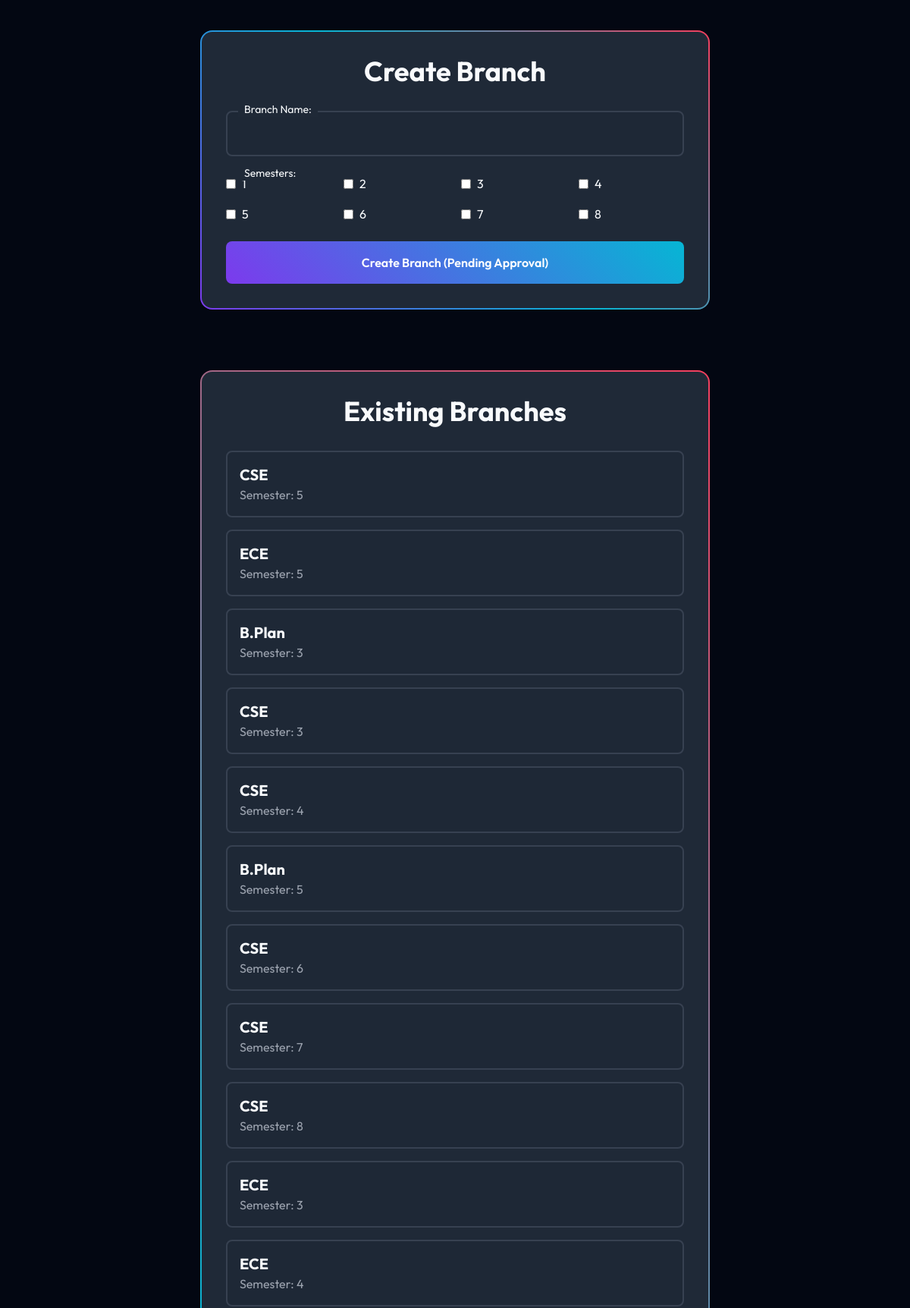
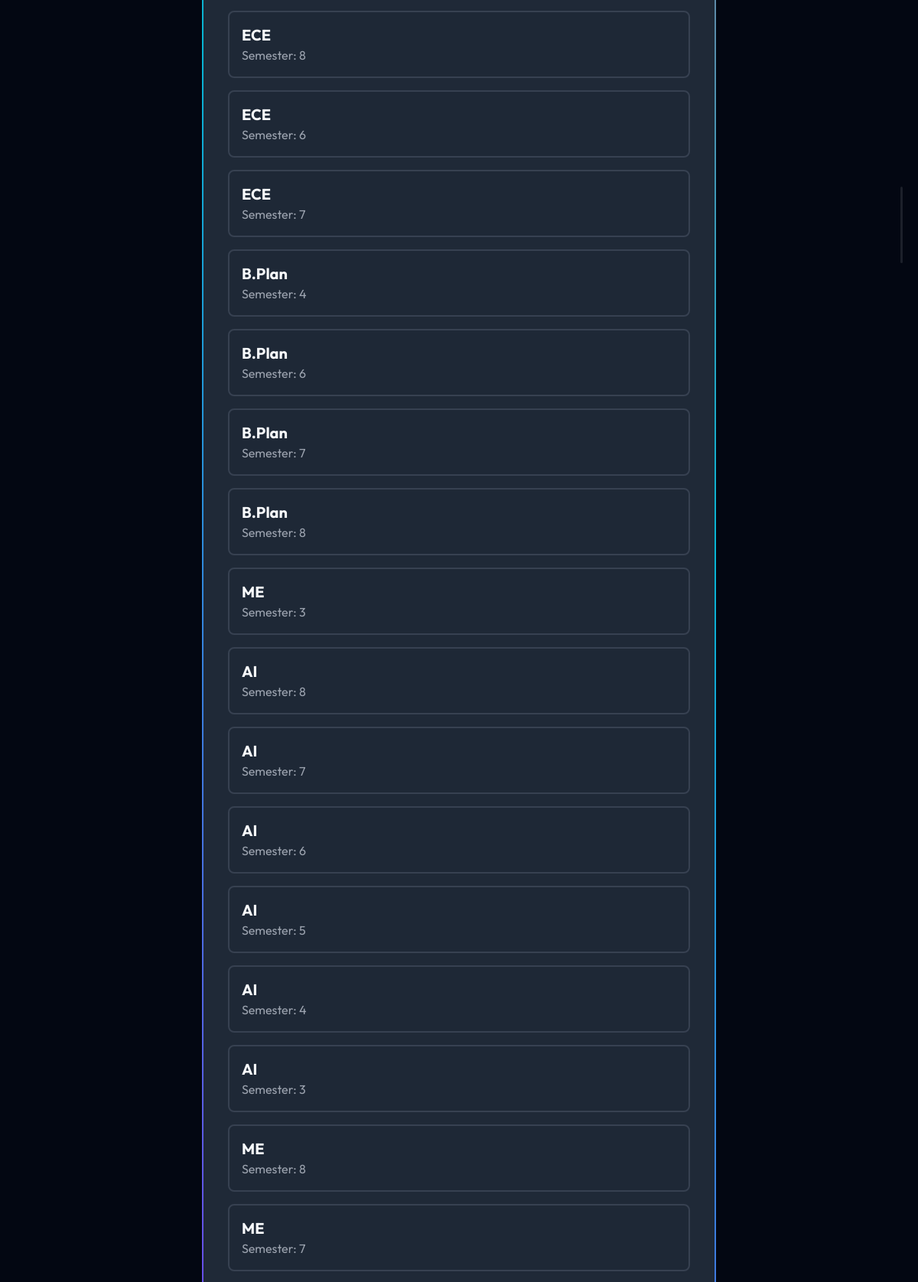
The app's page /admins/create-branch/ (upper part) with its own data (2 pictures, top to bottom).
### mainapp/models.py (models this page shows)
class Semester(models.Model):
    name = models.IntegerField()  # e.g., "1st Semester"

class Branch(models.Model):
    name = models.CharField(max_length=50)  # e.g., "CSE"
    semester = models.ForeignKey(Semester, on_delete=models.CASCADE)

### mainapp/views.py (the view, shortened to what this page needs)
# urls.py: path('admins/create-branch/', views.create_branch, name='create_branch'),
def create_branch(request):
    semesters = Semester.objects.all()
    branches = Branch.objects.all()
    subjects = Subject.objects.all()
    return render(request, 'create_branch.html', {'semesters': semesters, 'branches': branches, 'subjects': subjects})

### mainapp/templates/create_branch.html (shortened to what this page needs)
<!DOCTYPE html>
<html lang="en">
<head>
    <link rel="stylesheet" href="https://cdnjs.cloudflare.com/ajax/libs/font-awesome/6.4.0/css/all.min.css">
    <script src="https://cdn.tailwindcss.com"></script>
    {% load static %}
    <link rel="stylesheet" type="text/css" href="{% static 'mainapp/style.css' %}">
</head>
<body>
    <div id="particles-js"></div>
    <div class="scroll-indicator">
    </div>
    <section id="create-branch" class="py-10">
        <div class="container mx-auto px-4">
            <div class="cyber-border max-w-2xl mx-auto p-8">
                <h2 class="text-4xl font-bold mb-8 text-center">Create Branch</h2>
                <form method="post" class="space-y-6">
                    <div class="relative">
                        <label for="name" class="absolute left-4 -top-3 bg-gray-800 px-2 text-sm">Branch Name:</label>
                        <input type="text" name="name" required class="w-full bg-gray-800/50 border-2 border-gray-700 rounded-lg p-4 focus:border-primary transition-all">
                    </div>
                    <div class="relative">
                        <label for="semesters" class="absolute left-4 -top-3 bg-gray-800 px-2 text-sm">Semesters:</label>
                        <div class="grid grid-cols-1 sm:grid-cols-2 md:grid-cols-4 gap-4">
                            {% for semester in semesters %}
                                <div class="flex items-center">
                                    <input type="checkbox" name="semesters" value="{{ semester.id }}" id="semester-{{ semester.id }}" class="mr-2">
                                    <label for="semester-{{ semester.id }}">{{ semester.name }}</label>
                                </div>
                            {% endfor %}
                        </div>
                    </div>
                    <button type="submit" class="glowing-btn w-full">
                        Create Branch (Pending Approval)
                    </button>
                </form>
            </div>
        </div>
    </section>
    <section id="existing-branches" class="py-10">
        <div class="container mx-auto px-4">
            <div class="cyber-border max-w-2xl mx-auto p-8">
                <h2 class="text-4xl font-bold mb-8 text-center">Existing Branches</h2>
                <div class="space-y-4">
                    {% for branch in branches %}
                        <div class="bg-gray-800/50 border-2 border-gray-700 rounded-lg p-4">
                            <h3 class="text-xl font-bold">{{ branch.name }}</h3>
                            <p class="text-gray-400">Semester: {{ branch.semester.name }}</p>
                        </div>
                    {% endfor %}
                </div>
            </div>
        </div>
    </section>
</body>
</html>

### mainapp/static/mainapp/style.css (style rules this page uses)
:root { --primary: #7c3aed; --secondary: #06b6d4; --accent: #f43f5e; --background: #030712; --card-bg: #1f2937; --text: #f8fafc; }
body { font-family: 'Outfit', sans-serif; background-color: var(--background); color: var(--text); overflow-x: hidden; }
#particles-js { position: fixed; top: 0; left: 0; width: 100%; height: 100%; z-index: 0; }
.cyber-border { position: relative; border: 2px solid transparent; background-clip: padding-box; border-radius: 1rem; background: linear-gradient(var(--card-bg), var(--card-bg)) padding-box, linear-gradient(45deg, var(--primary), var(--secondary), var(--accent)) border-box; }
.glowing-btn { position: relative; background: linear-gradient(45deg, var(--primary), var(--secondary)); border-radius: 0.5rem; padding: 1rem 2rem; color: white; font-weight: 600; overflow: hidden; transition: all 0.3s ease; }
.glowing-btn::before { content: ''; position: absolute; top: -2px; left: -2px; right: -2px; bottom: -2px; background: linear-gradient(45deg, var(--primary), var(--secondary), var(--accent)); z-index: -1; border-radius: 0.6rem; filter: blur(10px); opacity: 0; transition: opacity 0.3s ease; }
.scroll-indicator { position: fixed; right: 20px; top: 50%; transform: translateY(-50%); width: 3px; height: 100px; background: rgba(255,255,255,0.1); border-radius: 3px; z-index: 10; }

### records on screen
Semester: name "1"
Semester: name "2"
Semester: name "3"
Semester: name "4"
Semester: name "5"
Semester: name "6"
Semester: name "7"
Semester: name "8"
Branch: name "CSE", semester.name "5"
Branch: name "ECE", semester.name "5"
Branch: name "B.Plan", semester.name "3"
Branch: name "CSE", semester.name "3"
Branch: name "CSE", semester.name "4"
Branch: name "B.Plan", semester.name "5"
Branch: name "CSE", semester.name "6"
Branch: name "CSE", semester.name "7"
Branch: name "CSE", semester.name "8"
Branch: name "ECE", semester.name "3"
Branch: name "ECE", semester.name "4"
Branch: name "ECE", semester.name "8"
Branch: name "ECE", semester.name "6"
Branch: name "ECE", semester.name "7"
Branch: name "B.Plan", semester.name "4"
Branch: name "B.Plan", semester.name "6"
Branch: name "B.Plan", semester.name "7"
Branch: name "B.Plan", semester.name "8"
Branch: name "ME", semester.name "3"
Branch: name "AI", semester.name "8"
Branch: name "AI", semester.name "7"
Branch: name "AI", semester.name "6"
Branch: name "AI", semester.name "5"
Branch: name "AI", semester.name "4"
Branch: name "AI", semester.name "3"
Branch: name "ME", semester.name "8"
Branch: name "ME", semester.name "7"
